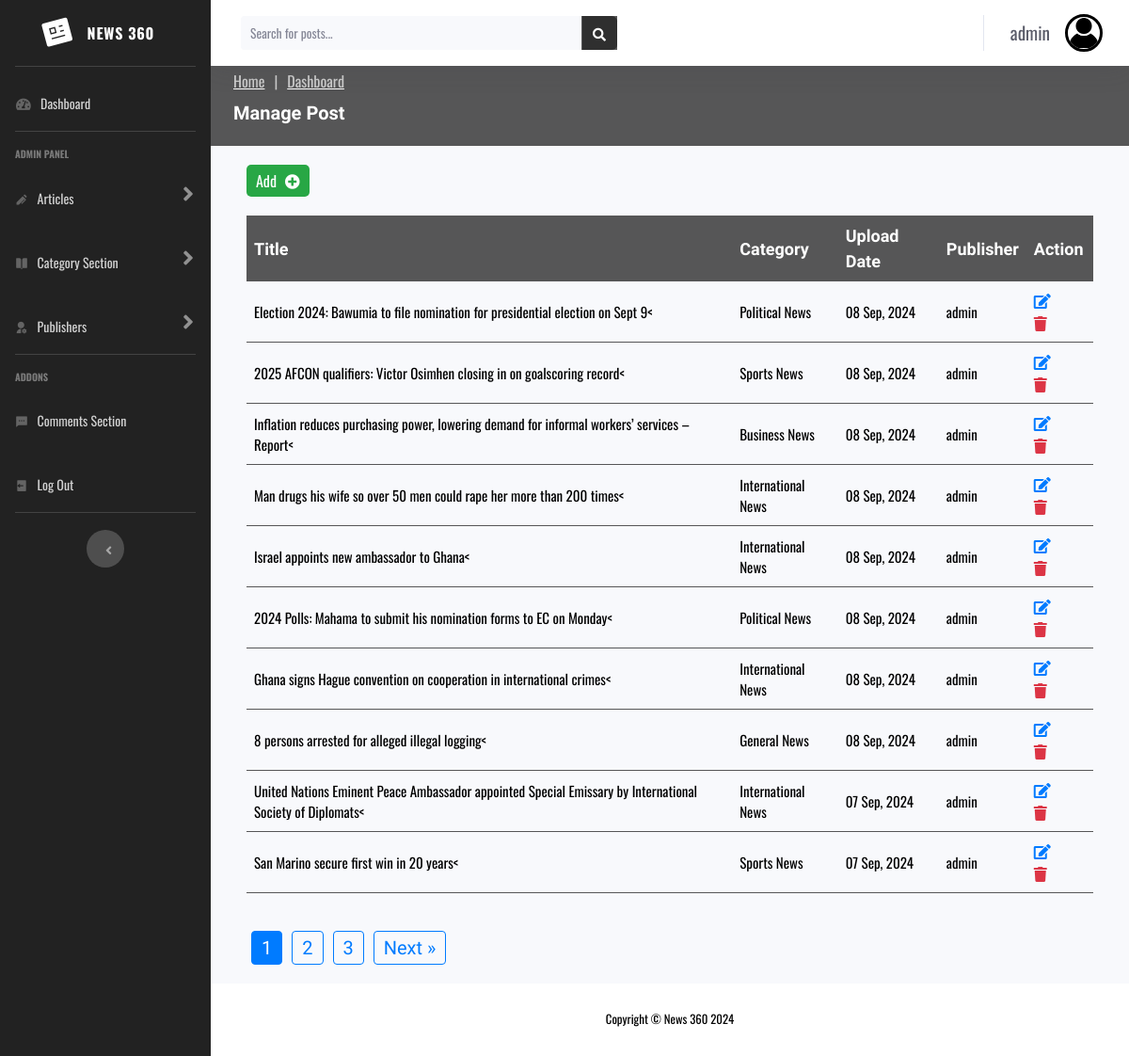
Screenshot of /admin/manage-post.php (signed in) with the database file from the repository.
### tables this page shows
CREATE TABLE `users` (
  `id` int(11) UNSIGNED NOT NULL,
  `firstname` varchar(50) NOT NULL,
  `lastname` varchar(50) NOT NULL,
  `username` varchar(50) NOT NULL,
  `email` varchar(100) NOT NULL,
  `password` varchar(255) NOT NULL,
  `avatar` varchar(255) NOT NULL,
  `is_admin` tinyint(1) NOT NULL
);

CREATE TABLE `posts` (
  `id` int(11) NOT NULL,
  `title` varchar(255) NOT NULL,
  `content` text NOT NULL,
  `author_id` int(11) UNSIGNED DEFAULT NULL,
  `category_id` int(11) DEFAULT NULL,
  `created_at` datetime DEFAULT current_timestamp(),
  `updated_at` datetime DEFAULT current_timestamp() ON UPDATE current_timestamp(),
  `thumbnail` varchar(255) DEFAULT NULL,
  `tags` text DEFAULT NULL,
  `is_featured` tinyint(1) NOT NULL,
  `description` varchar(100) NOT NULL
);

CREATE TABLE `categories` (
  `id` int(11) NOT NULL,
  `name` varchar(255) NOT NULL,
  `description` text DEFAULT NULL,
  `created_at` timestamp NOT NULL DEFAULT current_timestamp(),
  `updated_at` timestamp NOT NULL DEFAULT current_timestamp() ON UPDATE current_timestamp()
);

### admin/manage-post.php (the view, shortened to what this page needs)
<?php
require 'partials/header.php';
$limit = 10;
$page = isset($_GET['page']) ? (int)$_GET['page'] : 1;
$offset = ($page - 1) * $limit;
$query = "SELECT posts.id, posts.title, categories.name AS category_name, posts.created_at, users.username AS publisher
          FROM posts
          JOIN categories ON posts.category_id = categories.id
          JOIN users ON posts.author_id = users.id
          ORDER BY posts.created_at DESC
          LIMIT $limit OFFSET $offset";
$posts_result = mysqli_query($conn, $query);
$total_query = "SELECT COUNT(*) as total FROM posts";
$total_result = mysqli_query($conn, $total_query);
$total_posts = mysqli_fetch_assoc($total_result)['total'];
$total_pages = ceil($total_posts / $limit);
?>
<!DOCTYPE html>
<html lang="en">
  <head>
    <link
      href="assets/vendor/fontawesome-free/css/all.min.css"
      rel="stylesheet"
      type="text/css"
    />
    <link href="../assets/vendors/remixicon/remixicon.css" rel="stylesheet" />
    <link href="../assets/vendors/aos/aos.css" rel="stylesheet" />
    <link rel="stylesheet" href="assets/css/bootstrap.css" />
    <link rel="stylesheet" href="assets/css/main.css" />
  </head>
  <body id="page-top">
    <div id="wrapper">
     <?php
        include 'partials/sidebar.php'
       ?>
      <div id="content-wrapper" class="d-flex flex-column">
        <div id="content">
            <?php
        include 'partials/topbar.php'
       ?>
          <section id="breadcrumbs" class="breadcrumbs">
            <div class="container">
              <ol>
                <li><a href="../index.php">Home</a></li>
                <li><a href="index.php">Dashboard</a></li>
              </ol>
              <h2>Manage Post</h2>
            </div>
          </section>
          <div class="edit-container">
            <a href="add-post.php">
              <button class="add-btn">
                Add <i class="fas fa-plus-circle"></i></button
            ></a>
            <table class="category-table">
              <thead style="font-size: 18px; font-family: Teko, sans-serif">
                <tr>
                  <th>Title</th>
                  <th>Category</th>
                  <th>Upload Date</th>
                  <th>Publisher</th>
                  <?php if ($is_admin == 1): ?>
                  <th>Action</th>
                  <?php endif; ?>
                </tr>
              </thead>
              <tbody style="font-size: 15px; font-family: Oswald, sans-serif">
                <?php while ($post = mysqli_fetch_assoc($posts_result)): ?>
                <tr style="border-bottom: 1px solid #222222c0">
                  <td>
                    <?= htmlspecialchars($post['title']) ?><
                  </td>
                  <td><?= htmlspecialchars($post['category_name']) ?></td>
                  <td><?= date("d M, Y", strtotime($post['created_at'])) ?></td>
                  <td><?= htmlspecialchars($post['publisher']) ?></td>
                  <?php if ($is_admin == 1): ?>
                  <td>
                  <a href="edit-post.php?id=<?= $post['id'] ?>" class="edit-icon">
                    <i class="fas fa-edit"></i>
                  </a>
                  <a href="forms/deletepost-form.php?id=<?= $post['id'] ?>" class="delete-icon">
                    <i class="fas fa-trash"></i>
                  </a>
                  </td>
                  <?php endif; ?>
                </tr>
                 <?php endwhile; ?>
              </tbody>
            </table>
            <div class="pagination">
            <?php for ($i = 1; $i <= $total_pages; $i++): ?>
                <a href="?page=<?= $i ?>" class="pagination-link <?= $i == $page ? 'active' : '' ?>">
                    <?= $i ?>
                </a>
            <?php endfor; ?>
            <?php if ($page < $total_pages): ?>
                <a href="?page=<?= $page + 1 ?>" class="pagination-link">Next &raquo;</a>
            <?php endif; ?>
            </div>
          </div>
        </div>
        <?php
        include 'partials/footer.php'
         ?>

### admin/partials/topbar.php (shortened to what this page needs)
<?php
if (isset($_SESSION['user_id'])) {
    $user_id = $_SESSION['user_id'];
    $query = "SELECT username, avatar FROM users WHERE id = ?";
    $stmt = $conn->prepare($query);
    $stmt->bind_param("i", $user_id);
    $stmt->execute();
    $result = $stmt->get_result();
    if ($result->num_rows > 0) {
        $userprofile = $result->fetch_assoc();
        $profilename = $userprofile['username'];
        $avatar = "../assets/images/admin.jpg";
    } else {
        $profilename = "Publisher";
        $avatar = "../assets/images/admin.jpg";
    }
} else {
    $profilename = "Guest";
    $avatar = "../assets/images/admin.png";
}
?>
<nav class="navbar navbar-expand navbar-light bg-white topbar mb-4 static-top shadow">
    <form class="d-none d-sm-inline-block form-inline mr-auto ml-md-3 my-2 my-md-0 mw-100 navbar-search" action="forms/results.php" method="GET">
    <div class="input-group">
        <input type="text" class="form-control bg-light border-0 small" placeholder="Search for posts..." name="search" aria-label="Search" aria-describedby="basic-addon2" required />
        <div class="input-group-append" style="background: #222222c0">
            <button class="btn btn-primary" type="submit" name="submit" style="background: #222222c0; border: #222222c0">
                <i class="fas fa-search fa-sm"></i>
            </button>
        </div>
    </div>
    </form>
    <ul class="navbar-nav ml-auto">
        <li class="nav-item dropdown no-arrow">
            <a class="nav-link dropdown-toggle" href="#" id="userDropdown" role="button" data-toggle="dropdown" aria-haspopup="true" aria-expanded="false">
                <span class="mr-3 d-none d-lg-inline text-gray-800 small"><?= htmlspecialchars($profilename); ?></span>
                <img style="height: 40px; width: 40px; border: 3px solid black" class="img-profile rounded-circle" src="<?= htmlspecialchars($avatar); ?>" />
            </a>
        </li>
    </ul>
</nav>

### admin/assets/css/main.css (style rules this page uses)
.breadcrumbs { padding: 5px 0; background: #222222c0; margin-top: -25px; }
.breadcrumbs h2 { font-size: 20px; font-weight: 600; color: #fff; }
.breadcrumbs ol { display: flex; flex-wrap: wrap; list-style: none; padding: 0 0 10px 0; margin: 0; font-size: 16px; text-decoration: underline #fff; }
.breadcrumbs ol li a { color: #ccc; }
.breadcrumbs ol li + li { padding-left: 10px; }
.breadcrumbs ol li + li::before { display: inline-block; padding-right: 10px; color: #ccc; content: "|"; }
h2 { margin-top: 0; font-size: 18px; color: #333; padding-bottom: 10px; }
input[type="text"], textarea { width: calc(100% - 20px); padding: 8px 10px; font-size: 14px; border: 1px solid #e0e0e0; border-radius: 4px; box-sizing: border-box; }
button { background-color: #4caf50; color: white; padding: 10px 20px; border: none; border-radius: 4px; font-size: 14px; cursor: pointer; transition: 0.3s; }
.edit-container { max-width: 900px; margin: 0 auto; }
.add-btn { background-color: #28a745; color: white; padding: 5px 10px; border: none; border-radius: 5px; font-size: 16px; cursor: pointer; margin-bottom: 20px; margin-top: 20px; }
.add-btn i { margin-left: 5px; }
.category-table, .deleted-category-table { width: 100%; border-collapse: collapse; margin-bottom: 40px; }
.category-table th, .category-table td, .deleted-category-table th, .deleted-category-table td { border: transparent; padding: 8px; text-align: left; }
.category-table th, .deleted-category-table th { background-color: #222222c0; color: white; text-align: left; }
.edit-icon, .delete-icon { color: #007bff; margin-right: 10px; text-decoration: none; font-size: 16px; }
.delete-icon { color: #dc3545; }
.pagination { text-align: center; margin: 20px 0; }
.pagination-link { display: inline-block; margin: 0 5px; font-family: "teko", sans-serif; font-size: 20px; padding: 2px 10px; text-decoration: none; color: #007bff; border: 1px solid #007bff; border-radius: 4px; transition: 0.5s ease; }
.pagination-link.active { background-color: #007bff; color: white; transition: 0.5s ease; }

### rows the page displays
users: username "admin"
posts: title "Election 2024: Bawumia to file nomination for presidential election on Sept 9", category.name "Political News", created_at "08 Sep, 2024", author.username "admin"
posts: title "2025 AFCON qualifiers: Victor Osimhen closing in on goalscoring record", category.name "Sports News", created_at "08 Sep, 2024", author.username "admin"
posts: title "Inflation reduces purchasing power, lowering demand for informal workers’ services – Report", category.name "Business News", created_at "08 Sep, 2024", author.username "admin"
posts: title "Man drugs his wife so over 50 men could rape her more than 200 times", category.name "International News", created_at "08 Sep, 2024", author.username "admin"
posts: title "Israel appoints new ambassador to Ghana", category.name "International News", created_at "08 Sep, 2024", author.username "admin"
posts: title "2024 Polls: Mahama to submit his nomination forms to EC on Monday", category.name "Political News", created_at "08 Sep, 2024", author.username "admin"
posts: title "Ghana signs Hague convention on cooperation in international crimes", category.name "International News", created_at "08 Sep, 2024", author.username "admin"
posts: title "8 persons arrested for alleged illegal logging", category.name "General News", created_at "08 Sep, 2024", author.username "admin"
posts: title "United Nations Eminent Peace Ambassador appointed Special Emissary by International Society of Diplomats", category.name "International News", created_at "07 Sep, 2024", author.username "admin"
posts: title "San Marino secure first win in 20 years", category.name "Sports News", created_at "07 Sep, 2024", author.username "admin"
